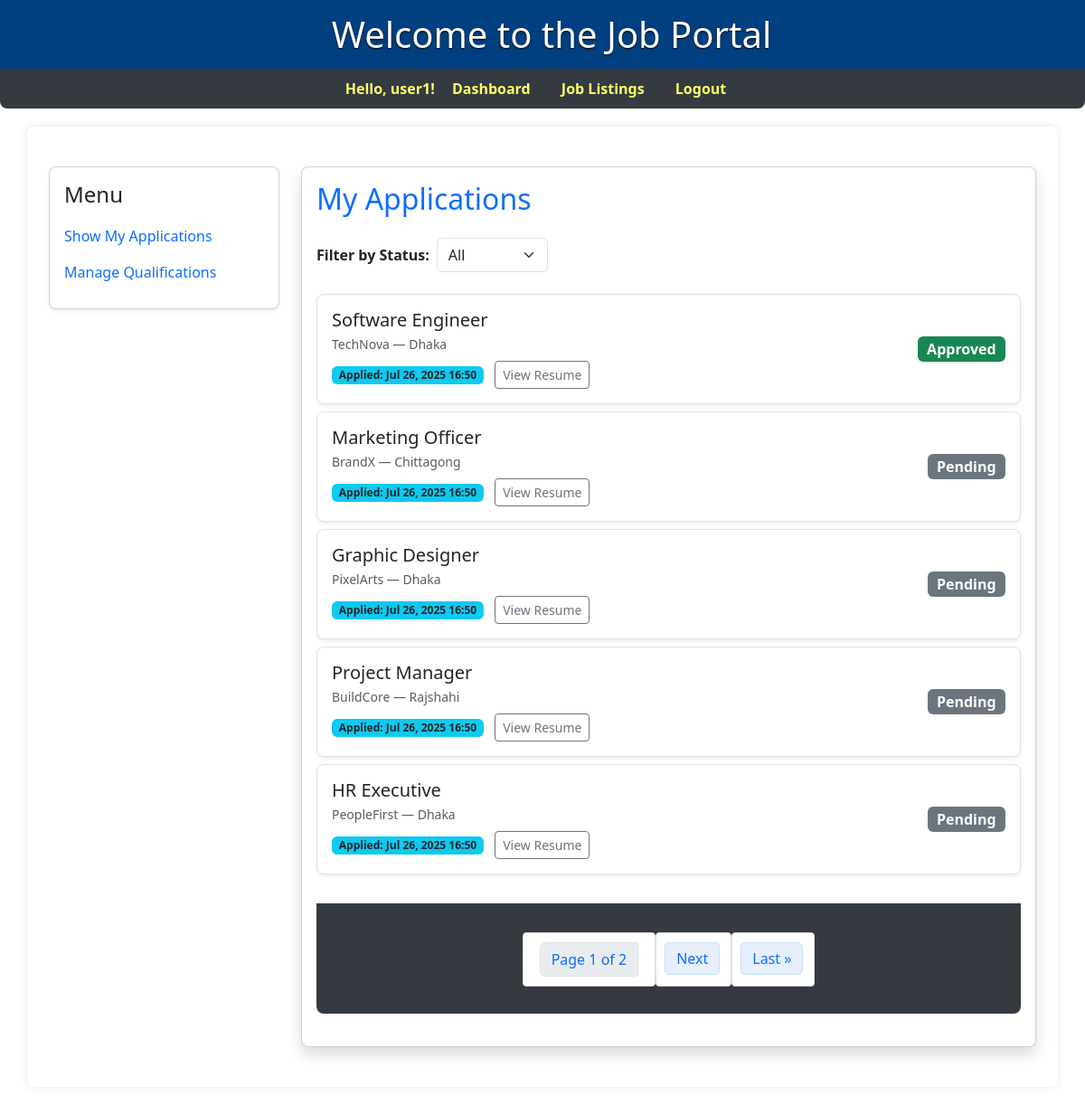
Screenshot of /dashboard/ (signed in) with the database file from the repository.
### core/models.py (models this page shows)
class CustomUser(AbstractUser):
    ROLE_CHOICES = (
        ('employer', 'Employer'),
        ('applicant', 'Applicant'),
    )
    role = models.CharField(max_length=10, choices=ROLE_CHOICES)
    experience_years = models.IntegerField(blank=True, null=True)

class Application(models.Model):
    STATUS_CHOICES = [
        ('pending', 'Pending'),
        ('approved', 'Approved'),
        ('rejected', 'Rejected'),
    ]
    job = models.ForeignKey(Job, on_delete=models.CASCADE)
    applicant = models.ForeignKey(settings.AUTH_USER_MODEL, on_delete=models.CASCADE)
    resume = models.FileField(upload_to='resumes/')
    cover_letter = models.TextField()
    applied_at = models.DateTimeField(auto_now_add=True)
    status = models.CharField(max_length=10, choices=STATUS_CHOICES, default='pending')
    class Meta:
        constraints = [
            models.UniqueConstraint(fields=['job', 'applicant'], name='unique_application_per_job_per_user')
        ]

class Job(models.Model):
    title = models.CharField(max_length=255)
    company_name = models.CharField(max_length=255)
    location = models.CharField(max_length=255)
    description = models.TextField()
    posted_by = models.ForeignKey(settings.AUTH_USER_MODEL, on_delete=models.CASCADE)
    created_at = models.DateTimeField(auto_now_add=True)

### core/views.py (the view)
# urls.py: path('dashboard/', views.dashboard, name='dashboard'),
@login_required
def dashboard(request):
    if request.user.role == 'employer':
        job_list = Job.objects.filter(posted_by=request.user).annotate(app_count=Count('application'))
        paginator = Paginator(job_list, 5)  # Show 5 jobs per page
        page_number = request.GET.get('page')
        jobs = paginator.get_page(page_number)
        return render(request, 'core/employer_dashboard.html', {'jobs': jobs})
    else:
        status = request.GET.get('status')
        applications_list = Application.objects.filter(applicant=request.user)
        if status in ['pending', 'approved', 'rejected']:
            applications_list = applications_list.filter(status=status)
        paginator = Paginator(applications_list, 5)  # 5 per page, adjust as needed
        page_number = request.GET.get('page')
        applications = paginator.get_page(page_number)
        return render(request, 'core/applicant_dashboard.html', {
            'applications': applications,
            'selected_status': status,
        })

### core/templates/core/applicant_dashboard.html (shortened to what this page needs)
{% extends 'base.html' %}
{% block content %}
<div class="container-fluid py-4">
  <div class="row">
    <div class="col-md-3 mb-4">
      <div class="card shadow-sm rounded-3">
        <div class="card-body">
          <h4 class="mb-3">Menu</h4>
          <ul class="list-group">
            <li class="list-group-item border-0 px-0 py-1">
              <a href="{% url 'dashboard' %}" class="text-decoration-none">Show My Applications</a>
            </li>
            <li class="list-group-item border-0 px-0 py-1">
              <a href="{% url 'manage_qualifications' %}" class="text-decoration-none">Manage Qualifications</a>
            </li>
          </ul>
        </div>
      </div>
    </div>
    <div class="col-md-9">
      <div class="card shadow rounded-3">
        <div class="card-body">
          <h2 class="mb-4 text-primary">My Applications</h2>
          <form method="get" class="mb-4 d-flex align-items-center">
            <label for="status" class="me-2 mb-0 fw-bold">Filter by Status:</label>
            <select id="status" name="status" class="form-select w-auto me-2" onchange="this.form.submit()">
              <option value="" {% if not selected_status %}selected{% endif %}>All</option>
            </select>
          </form>
          {% if applications %}
            <div class="list-group">
              {% for app in applications %}
                <div class="list-group-item py-3 mb-2 rounded-3 border shadow-sm">
                  <div class="d-flex justify-content-between align-items-center">
                    <div>
                      <h5 class="mb-1">{{ app.job.title }}</h5>
                      <div class="text-muted small mb-2">
                        {{ app.job.company_name }} &mdash; {{ app.job.location }}
                      </div>
                      <div>
                        <span class="badge bg-info text-dark">Applied: {{ app.applied_at|date:"M d, Y H:i" }}</span>
                        <a href="{{ app.resume.url }}" class="btn btn-outline-secondary btn-sm ms-2" target="_blank">
                          View Resume
                        </a>
                      </div>
                    </div>
                    <div>
                      {% if app.status == "approved" %}
                        <span class="badge bg-success fs-6">Approved</span>
                      {% elif app.status == "rejected" %}
                        <span class="badge bg-danger fs-6">Rejected</span>
                      {% else %}
                        <span class="badge bg-secondary fs-6">Pending</span>
                      {% endif %}
                    </div>
                  </div>
                </div>
              {% endfor %}
            </div>
          {% else %}
            <div class="alert alert-info mt-3">
              No applications{% if selected_status %} with selected status{% endif %} yet.
            </div>
          {% endif %}
          <nav class="mt-4">
            <ul class="pagination justify-content-center">
              <li class="page-item disabled">
                <span class="page-link text-primary">
                  Page {{ applications.number }} of {{ applications.paginator.num_pages }}
                </span>
              </li>
              {% if applications.has_next %}
                <li class="page-item">
                  <a class="page-link text-primary" href="?{% if selected_status %}status={{ selected_status }}&{% endif %}page={{ applications.next_page_number }}">Next</a>
                </li>
                <li class="page-item">
                  <a class="page-link text-primary" href="?{% if selected_status %}status={{ selected_status }}&{% endif %}page={{ applications.paginator.num_pages }}">Last &raquo;</a>
                </li>
              {% endif %}
            </ul>
          </nav>
        </div>
      </div>
    </div>
  </div>
</div>
{% endblock %}

### templates/base.html (shortened to what this page needs)
{% load static %}
<!DOCTYPE html>
<html>
<head>
    <link rel="stylesheet" href="{% static 'css/style.css' %}">
    <link href="https://cdn.jsdelivr.net/npm/bootstrap@5.3.3/dist/css/bootstrap.min.css" rel="stylesheet">
</head>
<body>
    <div class="site-banner">
        <h1 style="margin: 0; padding: 5px 15px;">Welcome to the Job Portal</h1>
    </div>
    <nav>
        {% if user.is_authenticated %}
            <span style="color:#ff6; font-weight:bold;">Hello, {{ user.get_full_name|default:user.username }}!</span>
            <a href="{% url 'dashboard' %}">Dashboard</a>
            {% if user.role == 'applicant' %}
            <a href="{% url 'job_list' %}">Job Listings</a>
            {% endif %}
            <form action="{% url 'logout' %}" method="post" style="display:inline;">
                <button type="submit" style="background:none;border:none;padding:0;color:#007bff;cursor:pointer;">Logout</button>
            </form>
        {% else %}
            <a href="{% url 'login' %}">Login</a>
            <a href="{% url 'register' %}">Register</a>
        {% endif %}
    </nav>
    <div class="container">
        {% block content %}{% endblock %}
    </div>
</body>
</html>

### static/css/style.css (style rules this page uses)
body { font-family: Arial, sans-serif; background-color: #f8f9fa; margin: 0; padding: 0; }
.site-banner { height: 2cm; color: white; display: flex; align-items: center; font-size: 1.2rem; padding-left: 20px; text-shadow: 0 1px 2px black; background-color: #004080; justify-content: center; box-shadow: 0 2px 5px rgba(0,0,0,0.1); }
.container { width: 80%; margin: 20px auto; background: white; padding: 20px; box-shadow: 0 0 10px rgba(0,0,0,0.1); border-radius: 8px; }
h2 { color: #343a40; }
input[type="text"], input[type="file"], textarea, select { width: 100%; padding: 8px; margin: 8px 0; border: 1px solid #ccc; border-radius: 4px; }
button { background-color: #007bff; color: white; padding: 10px 20px; border: none; border-radius: 4px; cursor: pointer; }
ul { list-style-type: none; padding: 0; }
li { background: #ffffff; padding: 10px; margin-bottom: 8px; border: 1px solid #ddd; border-radius: 4px; }
nav { background: #343a40; padding: 10px 0; margin-bottom: 20px; border-radius: 0 0 8px 8px; text-align: center; }
nav a, nav button { color: #ff6 !important; text-decoration: none; margin: 0 15px; font-weight: bold; background: none; border: none; padding: 0; cursor: pointer; font-size: 16px; transition: color 0.2s; }
.pagination a { margin: 0 5px; text-decoration: none; }
.pagination span { margin: 0 10px; }
.pagination { margin: 22px 0 12px 0; text-align: center; }
.pagination a { background: #e7eefc; color: #0072e3; padding: 5px 12px; border-radius: 4px; margin: 0 2px; border: 1px solid #cbe0fb; text-decoration: none; font-weight: 500; transition: background 0.18s, color 0.18s; }
.pagination span { margin: 0 8px; font-weight: 600; }
.pagination .page-link { color: #084298; font-weight: 500; }

### rows the page displays
CustomUser: get_full_name "user1"
Application: job "Software Engineer", job.company_name "TechNova", job.location "Dhaka", applied_at "Jul 26, 2025 16:50", status "Approved"
Application: job "Marketing Officer", job.company_name "BrandX", job.location "Chittagong", applied_at "Jul 26, 2025 16:50", status "Pending"
Application: job "Graphic Designer", job.company_name "PixelArts", job.location "Dhaka", applied_at "Jul 26, 2025 16:50", status "Pending"
Application: job "Project Manager", job.company_name "BuildCore", job.location "Rajshahi", applied_at "Jul 26, 2025 16:50", status "Pending"
Application: job "HR Executive", job.company_name "PeopleFirst", job.location "Dhaka", applied_at "Jul 26, 2025 16:50", status "Pending"

### other values shown
{{ applications.number }} "1"
{{ applications.paginator.num_pages }} "2"
